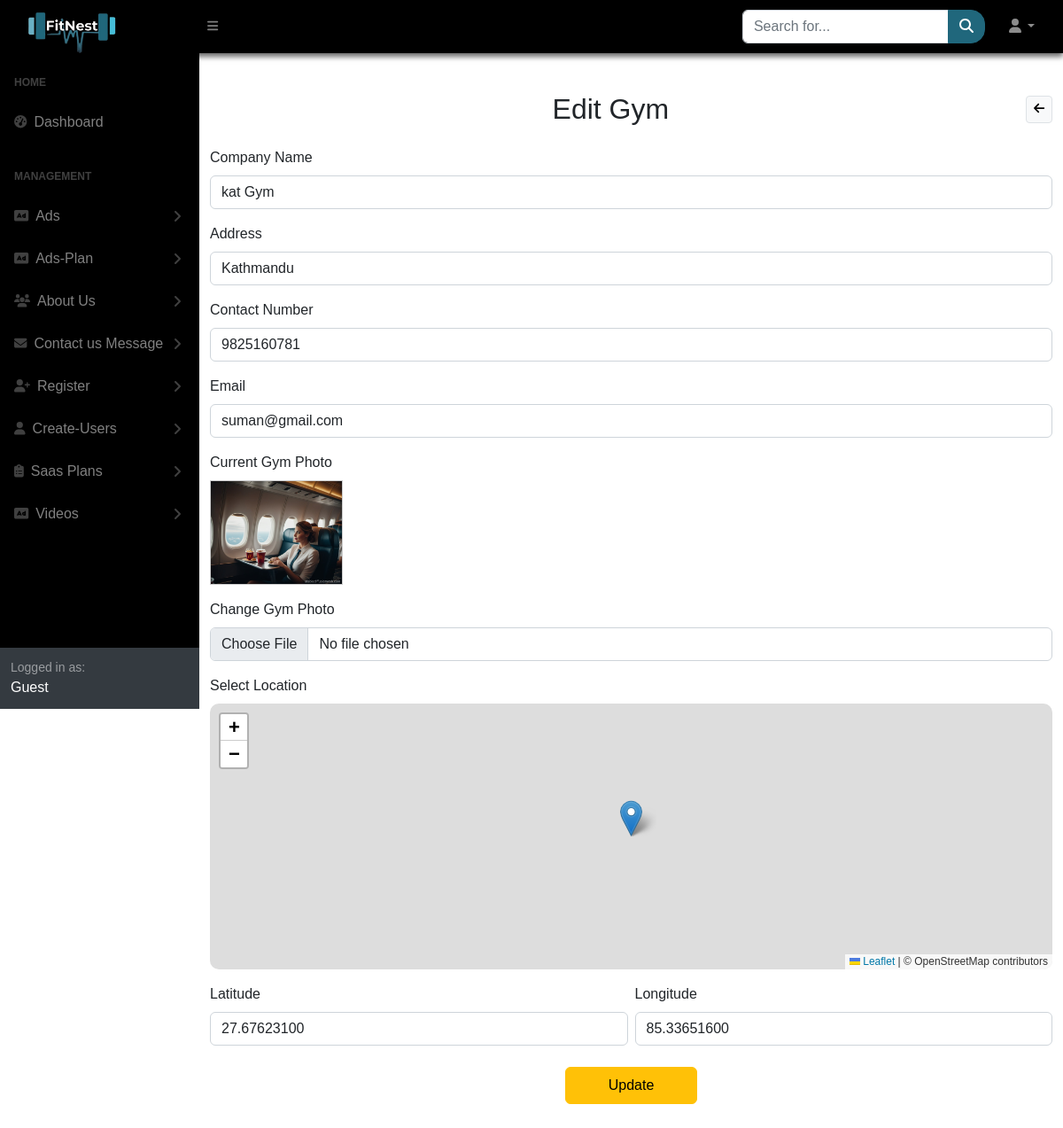
Screenshot of /SuperAdmin/Register/edit.php?id=49 with the database file from the repository.
### tables this page shows
CREATE TABLE `gyms` (
  `gym_id` int(11) NOT NULL,
  `name` varchar(150) NOT NULL,
  `email` varchar(150) NOT NULL,
  `phone` varchar(20) DEFAULT NULL,
  `address` text DEFAULT NULL,
  `description` text DEFAULT NULL,
  `opening_time` time DEFAULT NULL,
  `closing_time` time DEFAULT NULL,
  `image_url` varchar(255) DEFAULT NULL,
  `latitude` decimal(10,8) DEFAULT NULL,
  `longitude` decimal(11,8) DEFAULT NULL,
  `created_at` timestamp NOT NULL DEFAULT current_timestamp(),
  `updated_at` timestamp NOT NULL DEFAULT current_timestamp() ON UPDATE current_timestamp()
);

### SuperAdmin/Register/edit.php (the view, shortened to what this page needs)
<?php
include "../../database/db_connect.php";
$gym_id = intval($_GET['id']);
$sql = "SELECT * FROM gyms WHERE gym_id = $gym_id";
$result = mysqli_query($conn, $sql);
$gym = mysqli_fetch_assoc($result);
?>
<?php require("../sidelayout.php"); ?>
<div id="layoutSidenav_content">
    <link href="https://cdn.jsdelivr.net/npm/bootstrap-icons@1.10.5/font/bootstrap-icons.css" rel="stylesheet">
    <link rel="stylesheet" href="https://unpkg.com/leaflet/dist/leaflet.css" />
    <div class="container py-5">
        <div class="d-flex justify-content-between align-items-center mb-4">
            <h2 class="mb-0 text-center flex-grow-1">Edit Gym</h2>
            <a href="./index.php" class="btn btn-light btn-sm border ms-3" title="Back">
                <i class="fas fa-arrow-left"></i>
            </a>
        </div>
        <form action="update.php" method="POST" enctype="multipart/form-data">
            <div class="mb-3">
                <label class="form-label">Company Name</label>
                <input type="text" class="form-control" name="companyName"
                    value="<?php echo htmlspecialchars($gym['name']); ?>" required>
            </div>
            <div class="mb-3">
                <label class="form-label">Address</label>
                <input type="text" class="form-control" name="address"
                    value="<?php echo htmlspecialchars($gym['address']); ?>" required>
            </div>
            <div class="mb-3">
                <label class="form-label">Contact Number</label>
                <input type="tel" class="form-control" name="contactNumber"
                    value="<?php echo htmlspecialchars($gym['phone']); ?>" required>
            </div>
            <div class="mb-3">
                <label class="form-label">Email</label>
                <input type="email" class="form-control" name="email"
                    value="<?php echo htmlspecialchars($gym['email']); ?>" required>
            </div>
            <div class="mb-3">
                <label class="form-label">Current Gym Photo</label><br>
                <img src="../../<?php echo htmlspecialchars($gym['image_url']); ?>"
                    alt="Gym Photo" style="max-width:150px;border:1px solid #ccc;">
            </div>
            <div class="mb-3">
                <label class="form-label">Change Gym Photo</label>
                <input type="file" class="form-control" name="gymPhoto" accept="image/*">
            </div>
            <div class="mb-3">
                <label class="form-label">Select Location</label>
                <div id="map"></div>
                <div class="row mt-2 g-2">
                    <div class="col-md-6">
                        <label class="form-label">Latitude</label>
                        <input type="text" class="form-control" id="latitude" name="latitude"
                            value="<?php echo $gym['latitude']; ?>" required readonly>
                    </div>
                    <div class="col-md-6">
                        <label class="form-label">Longitude</label>
                        <input type="text" class="form-control" id="longitude" name="longitude"
                            value="<?php echo $gym['longitude']; ?>" required readonly>
                    </div>
                </div>
            </div>
            <div class="text-center mt-4">
                <button type="submit" class="btn btn-warning px-5 py-2">Update</button>
            </div>
        </form>
    </div>

### SuperAdmin/assets/css/landing.css (style rules this page uses)
* { margin: 0; padding: 0; box-sizing: border-box; font-family: Sans-serif; }
html { height: 100%; scroll-behavior: smooth; }

### SuperAdmin/Register/edit.php (style rules this page uses)
#map { height: 300px; border-radius: 10px; }

### rows the page displays
gyms: companyName "kat Gym", address "Kathmandu", contactNumber "9825160781", email "suman@gmail.com", image_url (picture), latitude "27.67623100", longitude "85.33651600"
